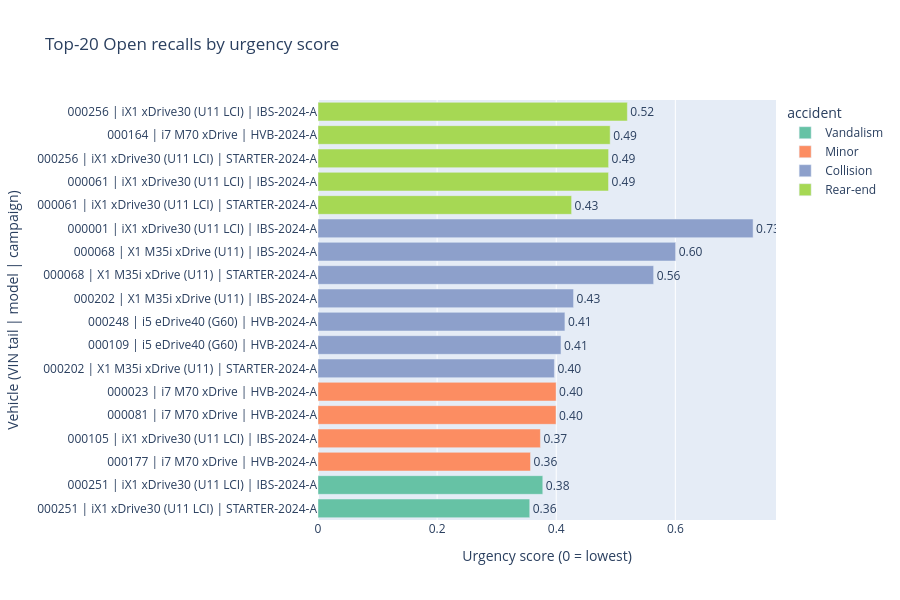

The notebook cell saved with this chart:
### Code cell
df3_plot = df3.copy()
df3_plot['label'] = df3_plot['vin'].str[-6:] + ' | ' + df3_plot['model'].str.slice(0, 22) + ' | ' + df3_plot['campaign']
fig = px.bar(
    df3_plot.sort_values('urgency'), y='label', x='urgency', orientation='h',
    color='accident', color_discrete_sequence=px.colors.qualitative.Set2,
    title='Top-20 Open recalls by urgency score',
    text='urgency', hover_data=['plant', 'mileage', 'age_days', 'distance_km'],
)
fig.update_traces(texttemplate='%{text:.2f}', textposition='outside')
fig.update_layout(height=600, yaxis_title='Vehicle (VIN tail | model | campaign)', xaxis_title='Urgency score (0 = lowest)')
fig

### Figure 1 — Plotly figure (JSON) as saved in the notebook; plotly's stock layout.template omitted (floating-point values rounded to 4 significant figures)
{"data": [{"customdata": [["Regensburg", 86447, 87, 120], ["Regensburg", 86447, 151, 120]], "hovertemplate": "accident=Vandalism<br>urgency=%{text}<br>label=%{y}<br>plant=%{customdata[0]}<br>mileage=%{customdata[1]}<br>age_days=%{customdata[2]}<br>distance_km=%{customdata[3]}<extra></extra>", "legendgroup": "Vandalism", "marker": {"color": "rgb(102,194,165)", "pattern": {"shape": ""}}, "name": "Vandalism", "orientation": "h", "showlegend": true, "text": [0.3555, 0.3774], "textposition": "outside", "texttemplate": "%{text:.2f}", "type": "bar", "x": [0.3555, 0.3774], "xaxis": "x", "y": ["000251 | iX1 xDrive30 (U11 LCI) | STARTER-2024-A", "000251 | iX1 xDrive30 (U11 LCI) | IBS-2024-A"], "yaxis": "y"}, {"customdata": [["Dingolfing", 87579, 8, 165], ["Regensburg", 71580, 174, 130], ["Dingolfing", 138029, 42, 116], ["Dingolfing", 85609, 58, 212]], "hovertemplate": "accident=Minor<br>urgency=%{text}<br>label=%{y}<br>plant=%{customdata[0]}<br>mileage=%{customdata[1]}<br>age_days=%{customdata[2]}<br>distance_km=%{customdata[3]}<extra></extra>", "legendgroup": "Minor", "marker": {"color": "rgb(252,141,98)", "pattern": {"shape": ""}}, "name": "Minor", "orientation": "h", "showlegend": true, "text": [0.3568, 0.3735, 0.3996, 0.3998], "textposition": "outside", "texttemplate": "%{text:.2f}", "type": "bar", "x": [0.3568, 0.3735, 0.3996, 0.3998], "xaxis": "x", "y": ["000177 | i7 M70 xDrive | HVB-2024-A", "000105 | iX1 xDrive30 (U11 LCI) | IBS-2024-A", "000081 | i7 M70 xDrive | HVB-2024-A", "000023 | i7 M70 xDrive | HVB-2024-A"], "yaxis": "y"}, {"customdata": [["Regensburg", 9932, 73, 100], ["Dingolfing", 51671, 66, 39], ["Dingolfing", 41662, 66, 70], ["Regensburg", 9932, 167, 100], ["Regensburg", 105013, 74, 187], ["Regensburg", 105013, 182, 187], ["Regensburg", 214084, 176, 189]], "hovertemplate": "accident=Collision<br>urgency=%{text}<br>label=%{y}<br>plant=%{customdata[0]}<br>mileage=%{customdata[1]}<br>age_days=%{customdata[2]}<br>distance_km=%{customdata[3]}<extra></extra>", "legendgroup": "Collision", "marker": {"color": "rgb(141,160,203)", "pattern": {"shape": ""}}, "name": "Collision", "orientation": "h", "showlegend": true, "text": [0.3969, 0.408, 0.4146, 0.4291, 0.5636, 0.6005, 0.7306], "textposition": "outside", "texttemplate": "%{text:.2f}", "type": "bar", "x": [0.3969, 0.408, 0.4146, 0.4291, 0.5636, 0.6005, 0.7306], "xaxis": "x", "y": ["000202 | X1 M35i xDrive (U11) | STARTER-2024-A", "000109 | i5 eDrive40 (G60) | HVB-2024-A", "000248 | i5 eDrive40 (G60) | HVB-2024-A", "000202 | X1 M35i xDrive (U11) | IBS-2024-A", "000068 | X1 M35i xDrive (U11) | STARTER-2024-A", "000068 | X1 M35i xDrive (U11) | IBS-2024-A", "000001 | iX1 xDrive30 (U11 LCI) | IBS-2024-A"], "yaxis": "y"}, {"customdata": [["Regensburg", 66363, 7, 73], ["Regensburg", 66363, 188, 73], ["Regensburg", 95230, 75, 80], ["Dingolfing", 70475, 59, 143], ["Regensburg", 95230, 167, 80]], "hovertemplate": "accident=Rear-end<br>urgency=%{text}<br>label=%{y}<br>plant=%{customdata[0]}<br>mileage=%{customdata[1]}<br>age_days=%{customdata[2]}<br>distance_km=%{customdata[3]}<extra></extra>", "legendgroup": "Rear-end", "marker": {"color": "rgb(166,216,84)", "pattern": {"shape": ""}}, "name": "Rear-end", "orientation": "h", "showlegend": true, "text": [0.4258, 0.4878, 0.488, 0.4906, 0.5195], "textposition": "outside", "texttemplate": "%{text:.2f}", "type": "bar", "x": [0.4258, 0.4878, 0.488, 0.4906, 0.5195], "xaxis": "x", "y": ["000061 | iX1 xDrive30 (U11 LCI) | STARTER-2024-A", "000061 | iX1 xDrive30 (U11 LCI) | IBS-2024-A", "000256 | iX1 xDrive30 (U11 LCI) | STARTER-2024-A", "000164 | i7 M70 xDrive | HVB-2024-A", "000256 | iX1 xDrive30 (U11 LCI) | IBS-2024-A"], "yaxis": "y"}], "layout": {"barmode": "relative", "height": 600, "legend": {"title": {"text": "accident"}, "tracegroupgap": 0}, "title": {"text": "Top-20 Open recalls by urgency score"}, "xaxis": {"anchor": "y", "domain": [0.0, 1.0], "title": {"text": "Urgency score (0 = lowest)"}}, "yaxis": {"anchor": "x", "domain": [0.0, 1.0], "title": {"text": "Vehicle (VIN tail | model | campaign)"}}}}
